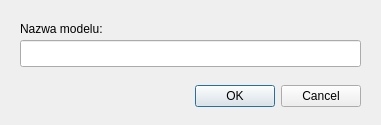
<?xml version="1.0" encoding="UTF-8"?>
<ui version="4.0">
 <class>Dialog</class>
 <widget class="QDialog" name="Dialog">
  <property name="geometry">
   <rect>
    <x>0</x>
    <y>0</y>
    <width>381</width>
    <height>125</height>
   </rect>
  </property>
  <property name="windowTitle">
   <string>Dodawanie modelu</string>
  </property>
  <widget class="QDialogButtonBox" name="buttonBox">
   <property name="geometry">
    <rect>
     <x>20</x>
     <y>80</y>
     <width>341</width>
     <height>32</height>
    </rect>
   </property>
   <property name="orientation">
    <enum>Qt::Horizontal</enum>
   </property>
   <property name="standardButtons">
    <set>QDialogButtonBox::Cancel|QDialogButtonBox::Ok</set>
   </property>
  </widget>
  <widget class="QLineEdit" name="lineEdit">
   <property name="geometry">
    <rect>
     <x>20</x>
     <y>40</y>
     <width>341</width>
     <height>27</height>
    </rect>
   </property>
  </widget>
  <widget class="QLabel" name="label">
   <property name="geometry">
    <rect>
     <x>20</x>
     <y>20</y>
     <width>171</width>
     <height>17</height>
    </rect>
   </property>
   <property name="text">
    <string>Nazwa modelu:</string>
   </property>
  </widget>
 </widget>
 <resources/>
 <connections>
  <connection>
   <sender>buttonBox</sender>
   <signal>accepted()</signal>
   <receiver>Dialog</receiver>
   <slot>accept()</slot>
   <hints>
    <hint type="sourcelabel">
     <x>248</x>
     <y>254</y>
    </hint>
    <hint type="destinationlabel">
     <x>157</x>
     <y>274</y>
    </hint>
   </hints>
  </connection>
  <connection>
   <sender>buttonBox</sender>
   <signal>rejected()</signal>
   <receiver>Dialog</receiver>
   <slot>reject()</slot>
   <hints>
    <hint type="sourcelabel">
     <x>316</x>
     <y>260</y>
    </hint>
    <hint type="destinationlabel">
     <x>286</x>
     <y>274</y>
    </hint>
   </hints>
  </connection>
 </connections>
</ui>
